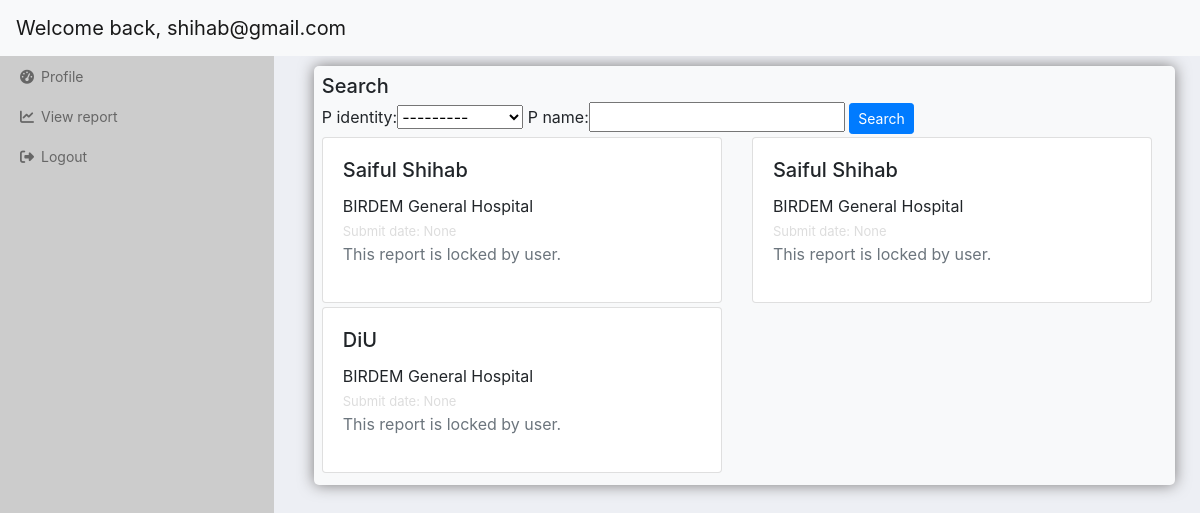
Before: /view_report (signed in) with the older database file.
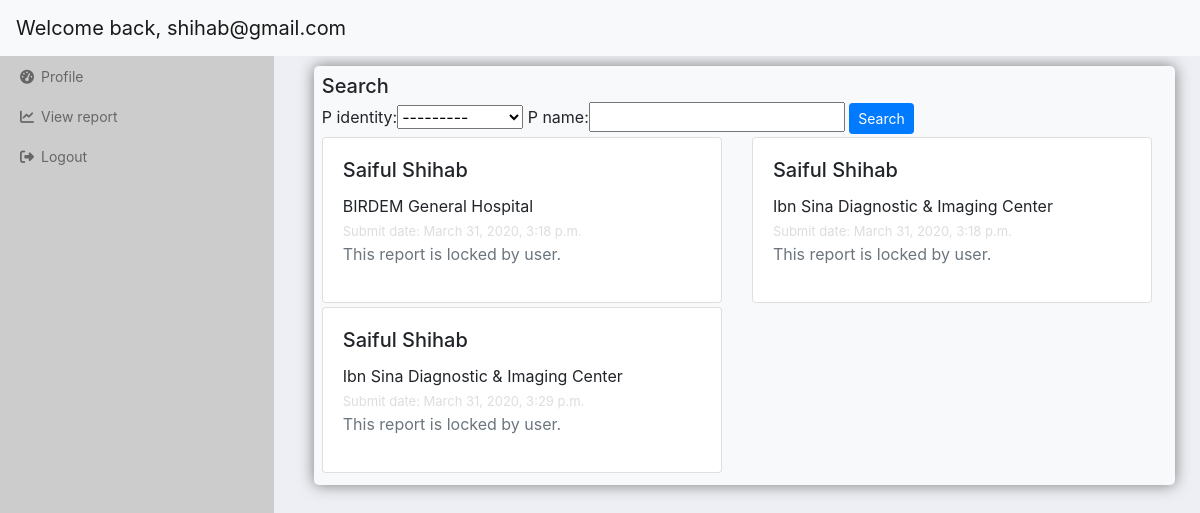
After: the same page with the newer database file.
### doctor/models.py (models this page shows)
class doctor(models.Model):
    demail = models.CharField(max_length=254)
    password = models.CharField(max_length=10)
    doctor_name = models.CharField(max_length=100)

### home/models.py (models this page shows, shortened)
class lab_report(models.Model):
    o_name = models.ForeignKey(organization, on_delete=models.CASCADE)
    o_email = models.CharField(max_length=254)
    o_tel = models.CharField(max_length=100)
    o_address = models.CharField(max_length=200)
    p_name = models.CharField(max_length=100)
    p_age = models.CharField(max_length=3)
    p_phone = models.CharField(max_length=11)
    test_1 = models.CharField(max_length=100)
    test1_desc = models.TextField(max_length=500)
    test_2 = models.CharField(max_length=100)
    test2_desc = models.TextField(max_length=500)
    test_3 = models.CharField(max_length=100)
    test3_desc = models.TextField(max_length=500)
    test_4 = models.CharField(max_length=100)
    test4_desc = models.TextField(max_length=500)
    test_5 = models.CharField(max_length=100)
    test5_desc = models.TextField(max_length=500)
    submit_date = models.DateTimeField(default=timezone.now())
    seen = models.BooleanField(default=False)
    preview = models.BooleanField(default=True)
    p_identity = models.ForeignKey(patient, on_delete=models.CASCADE)

class organization(models.Model):
    name = models.CharField(max_length=200)
    email = models.CharField(max_length=254)
    tel = models.CharField(max_length=100)
    address = models.CharField(max_length=200)
    def __str__(self):
        return self.name

### doctor/views.py (the view)
# urls.py: path('view_report', views.view_report, name="view_report"),
def view_report(request):
    if request.session.has_key('demail'):
        user_email = request.session.get('demail')
        this_user = doctor.objects.filter(demail=user_email)
        srcFilter = reportFilter(request.GET, queryset=lab_report.objects.all())
        report = srcFilter.qs
        context = {'doctor': this_user, 'reports': report, 'srcFilter': srcFilter}
        return render(request, 'doctor/viewreport.html', context)
    else:
        return redirect('login')

### patient/models.py (called while the page is built)
    def __str__(self):
        return self.p_identity

### templates/doctor/viewreport.html
{% extends 'doctor/d_base.html' %}
{% block content %}
<div class="doctor_view_report p-2 bg-light">
    <div class="serch_bar">
        <h5 class="mb-1">Search</h5>
        <form action="" method="GET">
            {{ srcFilter.form }}
            <input type="submit" class="btn btn-sm btn-primary" value="Search">
        </form>
    </div>
    <div class="src_result">
        <div class="row">
            {% if srcFilter %}
            {% for r in reports %}
            <div class="col-sm-6 mb-1">
              <div class="card">
                <div class="card-body">
                  <h5 class="card-title">{{r.p_name}}</h5>
                  <p class="card-text mb-0">{{r.o_name}}</p>
                  <span class="mb-2" style="font-size: 13px; color:#ddd;">Submit date: {{r.submit_date}}</span><br>
                  {% if r.preview %}
                  <a href="{{ r.get_report2 }}" target="_blank" class="btn btn-success btn-sm ">View Report</a>
                  {% else %}
                  <p class="text-muted">This report is locked by user.</p>
                  {% endif %}
                </div>
              </div>
            </div>
            {% endfor %}
            {% endif %}
          </div>
    </div>
</div>
{% endblock %}

### templates/doctor/d_base.html (shortened to what this page needs)
{% load static %}
<!doctype html>
<html lang="en">
<head>
    <link rel="stylesheet" href="https://stackpath.bootstrapcdn.com/bootstrap/4.3.1/css/bootstrap.min.css">
    <link rel="stylesheet" href="{% static 'styles/app.css' %}">
</head>
<body id="_dashboard_body">
    <div id="_dashboard">
        <nav class="navbar navbar-light bg-light fixed-top">
            {% if doctor %}
            {% for a in doctor %}
            {% if a.doctor_name == "" %}
            <a class="navbar-brand" href="#">Welcome back, {{a.demail}}</a>
            {% else %}
            <a class="navbar-brand" href="#">Welcome back, {{a.doctor_name}}</a>
            {% endif %}
            {% endfor %}
            {% endif %}
        </nav>
        <div class="row" style="margin-top: 56px;">
            <div class="col-3">
                <div class="sidebar">
                    <div class="side_menu" class="list-group pt">
                        <a href="{% url 'd_dashboard' %}" class="list-group-item"><i class="fas fa-tachometer-alt"></i>Profile</a>
                        <a href="{% url 'view_report' %}" class="list-group-item"><i
                                class="fas fa-chart-line"></i>View report</a>
                        <a href="{% url 'd_logout'%}" class="list-group-item"><i class="fas fa-sign-out-alt"></i>Logout</a>
                    </div>
                </div>
            </div>
            <div class="col-9">
                <div class="" id="page_content">
                    {% block content %}
                    {% endblock %}
                </div>
            </div>
        </div>
    </div>
</body>
</html>

Changed rows visible on the page:
removed lab_report: p_name "Saiful Shihab", o_name "BIRDEM General Hospital", submit_date "None", preview "This report is locked by user."
removed lab_report: p_name "Saiful Shihab", o_name "BIRDEM General Hospital", submit_date "None", preview "This report is locked by user."
removed lab_report: p_name "DiU", o_name "BIRDEM General Hospital", submit_date "None", preview "This report is locked by user."
added lab_report: p_name "Saiful Shihab", o_name "BIRDEM General Hospital", submit_date "March 31, 2020, 3:18 p.m.", preview "This report is locked by user."
added lab_report: p_name "Saiful Shihab", o_name "Ibn Sina Diagnostic & Imaging Center", submit_date "March 31, 2020, 3:18 p.m.", preview "This report is locked by user."
added lab_report: p_name "Saiful Shihab", o_name "Ibn Sina Diagnostic & Imaging Center", submit_date "March 31, 2020, 3:29 p.m.", preview "This report is locked by user."
